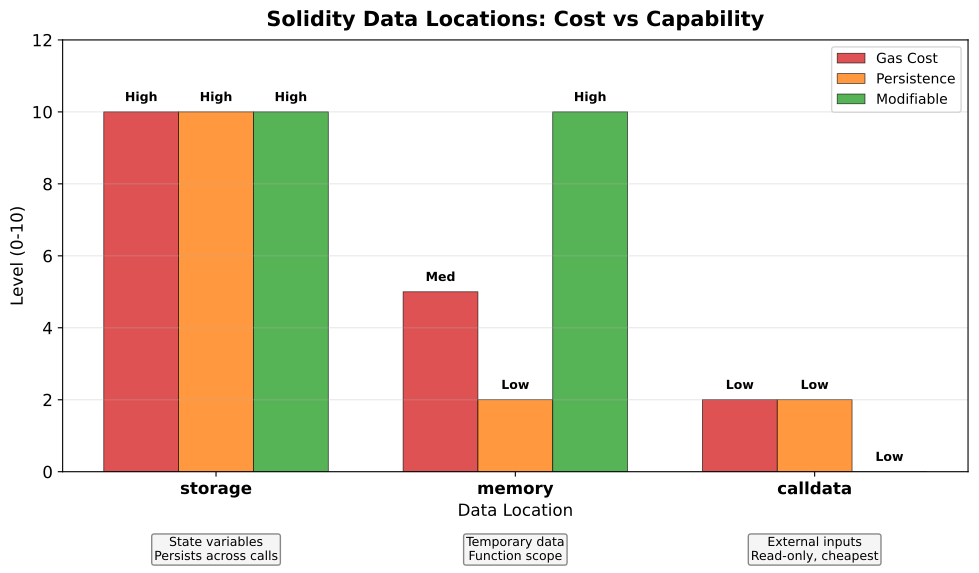

Generate this figure with Python:
"""
Solidity Data Locations Comparison
Shows storage vs memory vs calldata
"""

import matplotlib.pyplot as plt
import numpy as np
from pathlib import Path

CHART_METADATA = {
    'title': 'Data Locations',
    'url': 'https://github.com/Digital-AI-Finance/Blockchain_Crypto/tree/main/Module_B_Ethereum_Smart_Contracts/L15_Solidity_Fundamentals/charts/04_data_locations'
}

plt.rcParams.update({
    'font.size': 14,
    'axes.labelsize': 14,
    'axes.titlesize': 16,
    'xtick.labelsize': 12,
    'ytick.labelsize': 12,
    'legend.fontsize': 12,
    'figure.figsize': (10, 6),
    'figure.dpi': 150
})

MLPURPLE = '#3333B2'
MLBLUE = '#0066CC'
MLORANGE = '#FF7F0E'
MLGREEN = '#2CA02C'
MLRED = '#D62728'

fig, ax = plt.subplots(figsize=(10, 6))

# Data locations
locations = ['storage', 'memory', 'calldata']

# Characteristics (scale 1-10, higher = more expensive/persistent/modifiable)
characteristics = {
    'Gas Cost': [10, 5, 2],
    'Persistence': [10, 2, 2],
    'Modifiable': [10, 10, 0],
}

x = np.arange(len(locations))
width = 0.25
colors = [MLRED, MLORANGE, MLGREEN]

# Create grouped bar chart
for i, (char_name, values) in enumerate(characteristics.items()):
    bars = ax.bar(x + i * width, values, width, label=char_name,
                  color=colors[i], edgecolor='black', linewidth=0.5, alpha=0.8)

    # Add value labels
    for bar, val in zip(bars, values):
        height = bar.get_height()
        label = 'High' if val >= 8 else ('Med' if val >= 4 else 'Low')
        ax.text(bar.get_x() + bar.get_width()/2, height + 0.3,
                label, ha='center', fontsize=9, fontweight='bold')

ax.set_ylabel('Level (0-10)', fontsize=12)
ax.set_xlabel('Data Location', fontsize=12)
ax.set_xticks(x + width)
ax.set_xticklabels(locations, fontsize=12, fontweight='bold')
ax.set_ylim(0, 12)

ax.legend(loc='upper right', fontsize=10)
ax.grid(True, alpha=0.3, axis='y')

# Add use case annotations
use_cases = [
    ('storage', 'State variables\nPersists across calls'),
    ('memory', 'Temporary data\nFunction scope'),
    ('calldata', 'External inputs\nRead-only, cheapest'),
]

for i, (loc, desc) in enumerate(use_cases):
    ax.text(i + width, -1.8, desc, ha='center', fontsize=9, va='top',
            bbox=dict(boxstyle='round,pad=0.2', facecolor='#F5F5F5', edgecolor='#888'))

ax.set_title('Solidity Data Locations: Cost vs Capability', fontweight='bold', fontsize=15, pad=10)
plt.tight_layout()

output_path = Path(__file__).parent / 'chart.pdf'
plt.savefig(output_path, bbox_inches='tight', dpi=300)
print(f"Chart saved to: {output_path.absolute()}")
plt.close()
